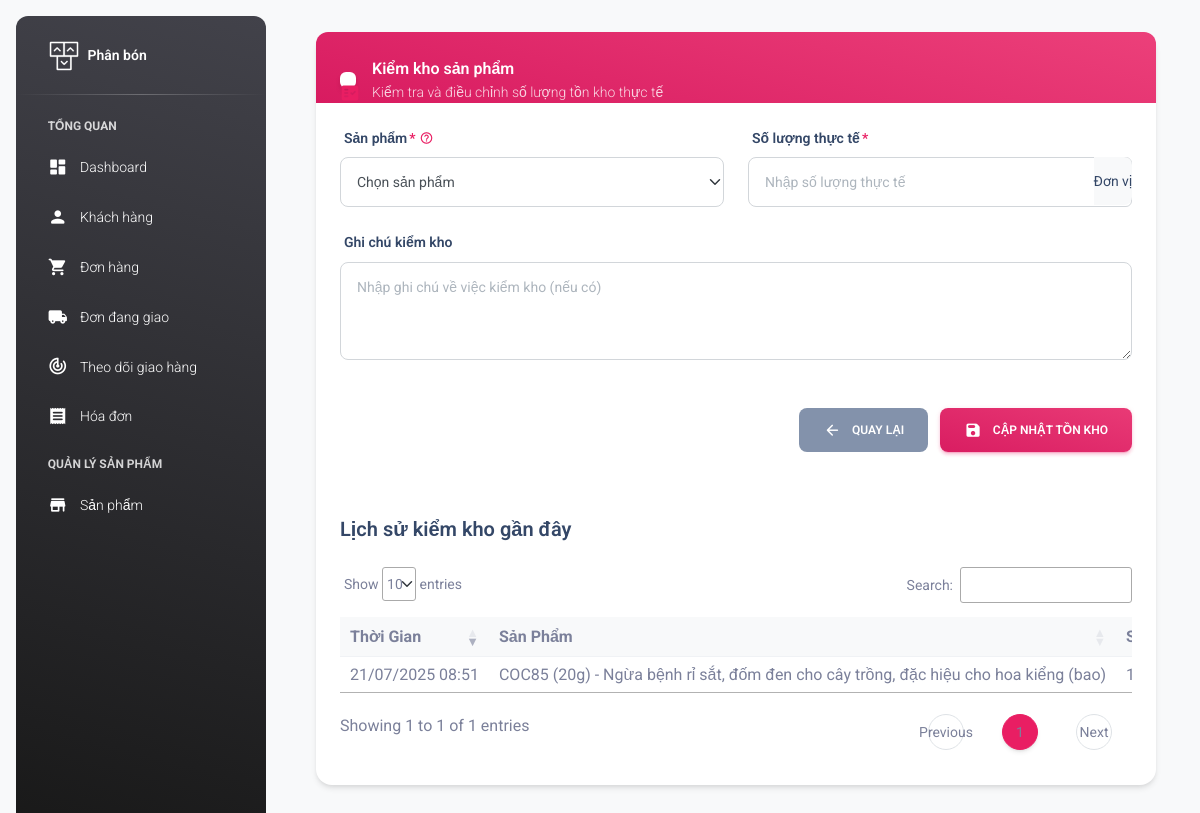
Page /admin/inventory_check.php on the committed database.
### tables this page shows
CREATE TABLE `stock_movements` (
  `SM_ID` int(11) NOT NULL,
  `SP_MA` int(11) DEFAULT NULL,
  `SM_SOLUONG` int(11) DEFAULT NULL,
  `SM_LOAI` enum('NHAP','XUAT','KIEM','HUY','HOAN') DEFAULT NULL,
  `SM_THAMCHIEU` int(11) DEFAULT NULL,
  `SM_SOLUONG_CU` int(11) DEFAULT NULL,
  `SM_SOLUONG_MOI` int(11) DEFAULT NULL,
  `SM_AVAILABLE_CU` int(11) DEFAULT NULL,
  `SM_AVAILABLE_MOI` int(11) DEFAULT NULL,
  `SM_GHICHU` text DEFAULT NULL,
  `SM_NHACUNGCAP` varchar(255) DEFAULT NULL,
  `SM_LYDO` varchar(50) DEFAULT NULL,
  `NV_MA` int(11) DEFAULT NULL,
  `SM_THOIGIAN` timestamp NOT NULL DEFAULT current_timestamp()
);

CREATE TABLE `san_pham` (
  `SP_MA` int(11) NOT NULL,
  `NH_MA` int(11) NOT NULL,
  `DM_MA` int(11) NOT NULL,
  `SP_TEN` varchar(128) NOT NULL,
  `SP_DONGIA` float DEFAULT NULL,
  `SP_SOLUONGTON` float NOT NULL,
  `SP_HINHANH` varchar(200) DEFAULT NULL,
  `SP_MOTA` text DEFAULT NULL,
  `SP_TRANGTHAI` tinyint(1) NOT NULL DEFAULT 1 COMMENT '1: Đang kinh doanh, 0: Ngừng kinh doanh',
  `SP_THANHPHAN` text DEFAULT NULL,
  `SP_HUONGDANSUDUNG` text DEFAULT NULL,
  `SP_DONVITINH` varchar(20) NOT NULL,
  `SP_TRONGLUONG` float DEFAULT NULL COMMENT 'Trọng lượng sản phẩm (kg)',
  `SP_NHASANXUAT` varchar(50) NOT NULL,
  `SP_AVAILABLE` decimal(10,2) DEFAULT 0.00,
  `SP_CAPNHAT` timestamp NOT NULL DEFAULT current_timestamp()
);

### admin/inventory_check.php (the view, shortened to what this page needs)
<?php
include 'connect.php';
include 'aside.php';
?>
<!DOCTYPE html>
<html lang="vi">
<head>
    <?php include 'head.php'; ?>
    <link rel="stylesheet" type="text/css" href="https://cdn.datatables.net/1.11.5/css/jquery.dataTables.css">
    <link rel="stylesheet" type="text/css" href="https://cdn.datatables.net/1.11.5/css/dataTables.bootstrap5.min.css">
    <link rel="stylesheet" href="https://cdn.jsdelivr.net/npm/sweetalert2@11.7.32/dist/sweetalert2.min.css">
</head>
<body class="g-sidenav-show bg-gray-100">
    <main class="main-content">
        <div class="container-fluid">
            <div class="row mb-4">
            <div class="col-12">
                    <div class="card">
                        <div class="card-header pb-0 bg-gradient-primary">
                            <div class="d-flex align-items-center">
                                <div class="icon icon-shape bg-white shadow text-center border-radius-md me-3">
                                    <i class="material-icons opacity-10 text-primary">fact_check</i>
                        </div>
                                <div>
                                    <h6 class="mb-0 text-white">Kiểm kho sản phẩm</h6>
                                    <p class="text-sm mb-0 text-white opacity-8">Kiểm tra và điều chỉnh số lượng tồn kho thực tế</p>
                    </div>
                            </div>
                        </div>
                        <div class="card-body p-4">
                            <form id="inventoryCheckForm" method="POST" action="process_inventory_check.php" autocomplete="off">
                                <div class="row g-4">
                                    <div class="col-md-6">
                                        <div class="form-group">
                                            <label class="form-label d-flex align-items-center">
                                                Sản phẩm
                                                <span class="required-asterisk">*</span>
                                                <i class="material-icons ms-1 text-sm text-primary" data-bs-toggle="tooltip" title="Chọn sản phẩm cần kiểm kho">help_outline</i>
                                            </label>
                                            <select class="form-select" name="product_id" required>
                                                <option value="">Chọn sản phẩm</option>
                                            </select>
                                        </div>
                                    </div>
                                    <div class="col-md-6">
                                        <div class="form-group">
                                            <label class="form-label d-flex align-items-center">
                                                Số lượng thực tế
                                                <span class="required-asterisk">*</span>
                                            </label>
                                            <div class="input-group">
                                                <input type="number" class="form-control" name="actual_quantity" required min="0" step="1" placeholder="Nhập số lượng thực tế">
                                                <span class="input-group-text" id="unit-display">Đơn vị</span>
                                            </div>
                                        </div>
                                    </div>
                                    <div class="col-12">
                                        <div class="form-group">
                                            <label class="form-label">Ghi chú kiểm kho</label>
                                            <textarea class="form-control" name="note" rows="3"
                                                placeholder="Nhập ghi chú về việc kiểm kho (nếu có)"></textarea>
                                        </div>
                                    </div>
                                    <div class="col-12 text-end">
                                        <button type="button" class="btn btn-secondary me-2" onclick="window.history.back()">
                                            <i class="material-icons me-2">arrow_back</i>
                                            Quay lại
                                        </button>
                                        <button type="submit" class="btn bg-gradient-primary">
                                            <i class="material-icons me-2">save</i>
                                            Cập nhật tồn kho
                                        </button>
                                    </div>
                                </div>
                            </form>
                            <div class="mt-5">
                                <h5 class="mb-4">Lịch sử kiểm kho gần đây</h5>
                                <div class="table-responsive">
                                    <table class="table align-items-center mb-0">
                                        <thead>
                                            <tr>
                                                <th>Thời gian</th>
                                                <th>Sản phẩm</th>
                                                <th>Số lượng cũ</th>
                                            </tr>
                                        </thead>
                                        <tbody>
                                            <?php
                                            $sql = "SELECT
                                                    sm.*,
                                                    sp.SP_TEN,
                                                    sp.SP_DONVITINH,
                                                    nv.NV_TEN,
                                                    sp.SP_DONVITINH as DONVITINH
                                                FROM stock_movements sm
                                                JOIN san_pham sp ON sm.SP_MA = sp.SP_MA
                                                JOIN nhan_vien nv ON sm.NV_MA = nv.NV_MA
                                                WHERE sm.SM_LOAI = 'KIEM'
                                                ORDER BY sm.SM_THOIGIAN DESC
                                                LIMIT 10";
                                            $result = mysqli_query($conn, $sql);
                                            while ($row = mysqli_fetch_assoc($result)) {
                                                $difference = $row['SM_SOLUONG_MOI'] - $row['SM_SOLUONG_CU'];
                                                $differenceClass = $difference > 0 ? 'positive' : ($difference < 0 ? 'negative' : '');
                                                echo "<tr>
                                                    <td>" . date('d/m/Y H:i', strtotime($row['SM_THOIGIAN'])) . "</td>
                                                    <td>" . $row['SP_TEN'] . " (" . $row['SP_DONVITINH'] . ")</td>
                                                    <td>" . number_format($row['SM_SOLUONG_CU'], 0) . "</td>
                                                    <td>" . number_format($row['SM_SOLUONG_MOI'], 0) . "</td>
                                                    <td><span class='stock-diff " . $differenceClass . "'>" . ($difference > 0 ? '+' : '') . number_format($difference, 0) . "</span></td>
                                                    <td>" . $row['NV_TEN'] . "</td>
                                                    <td>" . ($row['SM_GHICHU'] ?: '-') . "</td>
                                                </tr>";
                                            }
                                            ?>
                                        </tbody>
                                    </table>
                                </div>
                            </div>
                    </div>
                </div>
            </div>
        </div>
    </div>
</main>
</body>
</html>

### asset_admin/css/nucleo-svg.css (style rules this page uses)
.icon { display: inline-block; color: #111111; height: 1em; width: 1em; }
.icon { fill: currentColor; stroke: none; }

### admin/inventory_check.php (style rules this page uses)
.main-content { margin-left: 17rem; padding: 2rem; min-height: 100vh; transition: margin-left 0.3s ease-in-out; }
.card { box-shadow: 0 4px 6px -1px rgba(0, 0, 0, 0.1), 0 2px 4px -1px rgba(0, 0, 0, 0.06); border-radius: 1rem; }
.card-header { border-radius: 1rem 1rem 0 0; padding: 1.5rem; }
.form-control, .form-select { border-radius: 0.5rem; border: 1px solid #d2d6da; padding: 0.75rem 1rem; font-size: 0.875rem; transition: all 0.2s ease-in-out; }
.input-group-text { border-radius: 0 0.5rem 0.5rem 0; background-color: #f8f9fa; border: 1px solid #d2d6da; border-left: none; }
.form-label { font-weight: 600; font-size: 0.875rem; margin-bottom: 0.5rem; color: #344767; }
.required-asterisk { color: #e91e63; margin-left: 2px; }
.btn { padding: 0.75rem 1.5rem; font-weight: 600; border-radius: 0.5rem; transition: all 0.2s ease-in-out; }
.btn-secondary { background-color: #8392ab; border-color: #8392ab; }
.table thead th { font-weight: 600; padding: 1rem; background-color: #f8f9fa; border-bottom: none; }
.table tbody td { padding: 1rem; vertical-align: middle; }

### rows in the picture
stock_movements: SM_THOIGIAN "21/07/2025 08:51", SP_MA.SP_TEN "COC85 (20g) - Ngừa bệnh rỉ sắt, đốm đen cho cây trồng, đặc hiệu cho hoa kiểng", SP_MA.SP_DONVITINH "bao"
